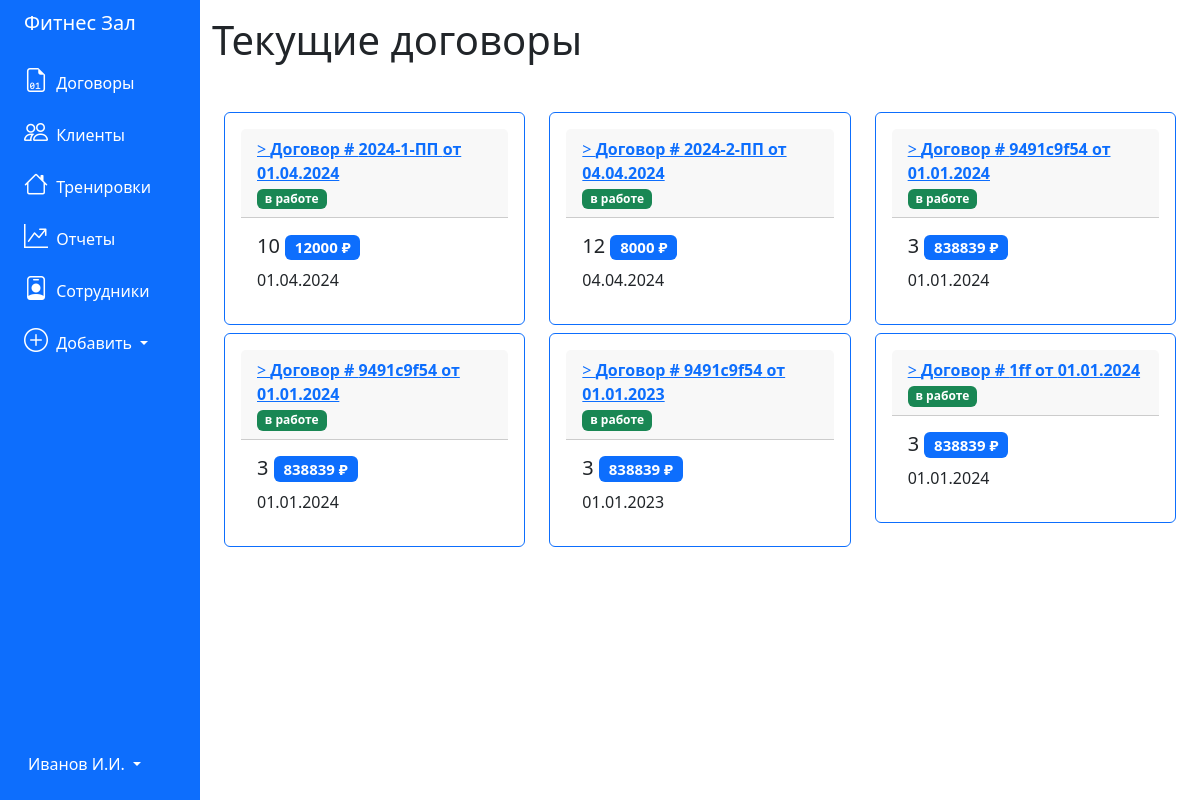
The app's page /contracts with its own data.
### tables this page shows
CREATE TABLE "contracts" (
	"id_contract"	INTEGER,
	"number"	TEXT,
	"date"	TEXT,
	"price"	INTEGER,
	"discount"	INTEGER,
	"deal_status"	BLOB,
	"finish_price"	INTEGER,
	"training_id"	INTEGER,
	"client_id"	INTEGER,
	"employee_id"	INTEGER,
	PRIMARY KEY("id_contract" AUTOINCREMENT)
);

### app.py (the view)
@app.route('/contracts')
def contracts():
    conn = get_db_connection()
    pos = conn.execute("""SELECT * FROM contracts, trainings, clients
    WHERE contracts.training_id = trainings.id_training and contracts.client_id = clients.id_client
    """).fetchall()
    conn.close()
    return render_template('contracts.html', contracts=pos)

### app.py (called while the page is built)
def get_db_connection():
    conn = sqlite3.connect('../pythonProject4/database.db')
    conn.row_factory = sqlite3.Row
    return conn

### templates/contracts.html (shortened to what this page needs)
{% extends 'base.html' %}
{% block content %}
<h1>{% block title %} Текущие договоры {% endblock %}</h1>
<div class="container mt-5 mb-3">
    <div class="row">
        {% for contract in contracts %}
        <div class="col-md-4">
            <div class="card p-3 mb-2 border-primary">
                <div class="card-header">
                    <a href="{{ url_for('contract', contract_id=contract['id_contract']) }}">>
                        <b>Договор # {{ contract['number'] }} от {{ contract['date'] }}</b>
                    </a>
                    <br>
                    {% if contract['deal_status']==False %}
                    <span class="badge bg-success"> в работе </span>
                    {% else %}
                    <span class="badge bg-danger"> сделка завершена </span>
                    {% endif %}
                </div>
                <div class="card-body">
                    <h5 class="card-title">{{ contract['discount'] }} <span class="badge bg-primary">{{
                            contract['price'] }} ₽</span></h5>
                    <p class="card-text">{{ contract['date'] }}</p>
                </div>
            </div>
        </div>
        {% endfor %}
    </div>
</div>
{% endblock %}

### templates/base.html (shortened to what this page needs)
<!doctype html>
<html lang="en">
<head>
    <link rel="stylesheet" href="https://cdn.jsdelivr.net/npm/bootstrap@5.3.3/dist/css/bootstrap.min.css"
>
    <link rel="stylesheet" href="https://cdn.jsdelivr.net/npm/bootstrap-icons@1.11.3/font/bootstrap-icons.min.css">
</head>
<body>
    <div class="container-fluid">
        <div class="row flex-nowrap">
            <div class="col-auto col-md-3 col-xl-2 px-sm-2 px-0 bg-primary">
                <div class="d-flex flex-column align-items-center align-items-sm-start px-3 pt-2  min-vh-100">
                    <a href="/"
                        class="d-flex align-items-center pb-3 mb-md-0 me-md-auto text-white text-decoration-none">
                        <span class="fs-5 d-none d-sm-inline">Фитнес Зал</span>
                    </a>
                    <ul class="nav nav-pills flex-column mb-sm-auto mb-0 align-items-center align-items-sm-start"
                        id="menu">
                        <li>
                            <a href="/contracts" class="nav-link px-0 align-middle text-white">
                            <i class="fs-4 bi-file-earmark-binary"></i> <span class="ms-1 d-none d-sm-inline">Договоры</span></a>
                        </li>
                        <li>
                            <a href="/clients" class="nav-link px-0 align-middle text-white">
                            <i class="fs-4 bi-people"></i> <span class="ms-1 d-none d-sm-inline">Клиенты</span></a>
                        </li>
                        <li>
                            <a href="/trainings" class="nav-link px-0 align-middle text-white">
                            <i class="fs-4 bi-house"></i> <span class="ms-1 d-none d-sm-inline">Тренировки</span></a>
                        </li>
                        <li>
                            <a href="/reports" class="nav-link px-0 align-middle text-white">
                            <i class="fs-4 bi-graph-up-arrow"></i> <span class="ms-1 d-none d-sm-inline">Отчеты</span></a>
                        </li>
                        <li>
                            <a href="/employees" class="nav-link px-0 align-middle text-white">
                            <i class="fs-4 bi-person-badge"></i> <span class="ms-1 d-none d-sm-inline">Сотрудники</span></a>
                        </li>
                        <li class="dropdown pb-4">
                            <a href="#" class="nav-link px-0 align-middle text-white dropdown-toggle"
                                id="dropdownCreate" data-bs-toggle="dropdown" aria-expanded="false">
                                <i class="fs-4 bi-plus-circle"></i> <span class="ms-1 d-none d-sm-inline">Добавить </span>
                            </a>
                        </li>
                    </ul>
                    <div class="dropdown pb-4">
                        <a href="#" class="d-flex align-items-center text-white text-decoration-none dropdown-toggle"
                            id="dropdownUser" data-bs-toggle="dropdown" aria-expanded="false">
                            <span class="d-none d-sm-inline mx-1">Иванов И.И.</span>
                        </a>
                    </div>
                </div>
            </div>
            <div class="col py-3">
                {% block content %} {% endblock %}
            </div>
        </div>
    </div>
</body>

### records on screen
contracts: number "2024-1-ПП", date "01.04.2024", deal_status "в работе", discount "10", price "12000"
contracts: number "2024-2-ПП", date "04.04.2024", deal_status "в работе", discount "12", price "8000"
contracts: number "9491c9f54", date "01.01.2024", deal_status "в работе", discount "3", price "838839"
contracts: number "9491c9f54", date "01.01.2024", deal_status "в работе", discount "3", price "838839"
contracts: number "9491c9f54", date "01.01.2023", deal_status "в работе", discount "3", price "838839"
contracts: number "1ff", date "01.01.2024", deal_status "в работе", discount "3", price "838839"
